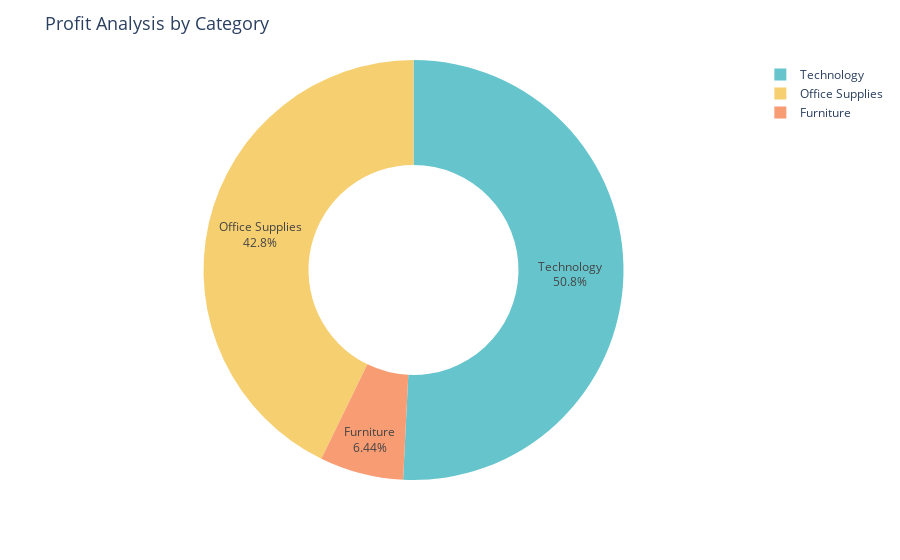

Write notebook code for a chart like this one.
### Markdown cell above
# ***Profit Analysis by Category***

### Code cell
profit_by_category = dataframe.groupby('Category')['Profit'].sum().reset_index()
fig = px.pie(profit_by_category, values='Profit', names='Category', hole=0.5, color_discrete_sequence=px.colors.qualitative.Pastel)
fig.update_traces(textposition='inside', textinfo='percent+label')
fig.update_layout(title_text='Profit Analysis by Category', title_font=dict(size=18))
fig.show()

### Figure 1 — Plotly figure (JSON) as saved in the notebook; plotly's stock layout.template omitted (floating-point values rounded to 4 significant figures)
{"data": [{"domain": {"x": [0, 1], "y": [0, 1]}, "hole": 0.5, "hovertemplate": "Category=%{label}<br>Profit=%{value}<extra></extra>", "labels": ["Furniture", "Office Supplies", "Technology"], "legendgroup": "", "name": "", "showlegend": true, "textinfo": "percent+label", "textposition": "inside", "type": "pie", "values": [18450.0, 122500.0, 145500.0]}], "layout": {"legend": {"tracegroupgap": 0}, "margin": {"t": 60}, "piecolorway": ["rgb(102, 197, 204)", "rgb(246, 207, 113)", "rgb(248, 156, 116)", "rgb(220, 176, 242)", "rgb(135, 197, 95)", "rgb(158, 185, 243)", "rgb(254, 136, 177)", "rgb(201, 219, 116)", "rgb(139, 224, 164)", "rgb(180, 151, 231)", "rgb(179, 179, 179)"], "title": {"font": {"size": 18}, "text": "Profit Analysis by Category"}}}
